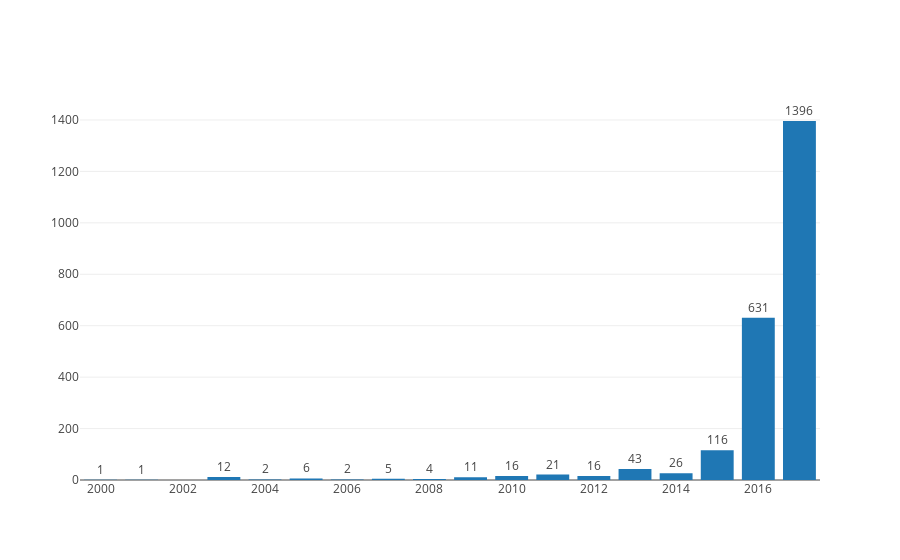

The notebook cell this image was saved under:
### Code cell
import plotly.graph_objs as go

data = [go.Bar(
            x=X,
            y=Y
    )]
layout = go.Layout(
    annotations=[
        dict(x=xi,y=yi,
             text=str(yi),
             xanchor='center',
             yanchor='bottom',
             showarrow=False,
        ) for xi, yi in zip(X, Y)]
)
fig = go.Figure(data=data, layout=layout)
iplot(fig, filename='basic-bar')

### Figure 1 — Plotly figure (JSON) as saved in the notebook; plotly's stock layout.template omitted (floating-point values rounded to 4 significant figures)
{"data": [{"type": "bar", "x": [2000, 2001, 2003, 2004, 2005, 2006, 2007, 2008, 2009, 2010, 2011, 2012, 2013, 2014, 2015, 2016, 2017], "y": [1, 1, 12, 2, 6, 2, 5, 4, 11, 16, 21, 16, 43, 26, 116, 631, 1396]}], "layout": {"annotations": [{"showarrow": false, "text": "1", "x": 2000, "xanchor": "center", "y": 1, "yanchor": "bottom"}, {"showarrow": false, "text": "1", "x": 2001, "xanchor": "center", "y": 1, "yanchor": "bottom"}, {"showarrow": false, "text": "12", "x": 2003, "xanchor": "center", "y": 12, "yanchor": "bottom"}, {"showarrow": false, "text": "2", "x": 2004, "xanchor": "center", "y": 2, "yanchor": "bottom"}, {"showarrow": false, "text": "6", "x": 2005, "xanchor": "center", "y": 6, "yanchor": "bottom"}, {"showarrow": false, "text": "2", "x": 2006, "xanchor": "center", "y": 2, "yanchor": "bottom"}, {"showarrow": false, "text": "5", "x": 2007, "xanchor": "center", "y": 5, "yanchor": "bottom"}, {"showarrow": false, "text": "4", "x": 2008, "xanchor": "center", "y": 4, "yanchor": "bottom"}, {"showarrow": false, "text": "11", "x": 2009, "xanchor": "center", "y": 11, "yanchor": "bottom"}, {"showarrow": false, "text": "16", "x": 2010, "xanchor": "center", "y": 16, "yanchor": "bottom"}, {"showarrow": false, "text": "21", "x": 2011, "xanchor": "center", "y": 21, "yanchor": "bottom"}, {"showarrow": false, "text": "16", "x": 2012, "xanchor": "center", "y": 16, "yanchor": "bottom"}, {"showarrow": false, "text": "43", "x": 2013, "xanchor": "center", "y": 43, "yanchor": "bottom"}, {"showarrow": false, "text": "26", "x": 2014, "xanchor": "center", "y": 26, "yanchor": "bottom"}, {"showarrow": false, "text": "116", "x": 2015, "xanchor": "center", "y": 116, "yanchor": "bottom"}, {"showarrow": false, "text": "631", "x": 2016, "xanchor": "center", "y": 631, "yanchor": "bottom"}, {"showarrow": false, "text": "1396", "x": 2017, "xanchor": "center", "y": 1396, "yanchor": "bottom"}]}}
